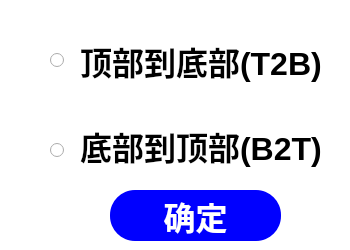
<?xml version="1.0" encoding="UTF-8"?>
<ui version="4.0">
 <class>Form</class>
 <widget class="QWidget" name="Form">
  <property name="geometry">
   <rect>
    <x>0</x>
    <y>0</y>
    <width>350</width>
    <height>250</height>
   </rect>
  </property>
  <property name="sizePolicy">
   <sizepolicy hsizetype="Fixed" vsizetype="Fixed">
    <horstretch>0</horstretch>
    <verstretch>0</verstretch>
   </sizepolicy>
  </property>
  <property name="minimumSize">
   <size>
    <width>350</width>
    <height>250</height>
   </size>
  </property>
  <property name="maximumSize">
   <size>
    <width>350</width>
    <height>250</height>
   </size>
  </property>
  <property name="windowTitle">
   <string>Form</string>
  </property>
  <property name="styleSheet">
   <string notr="true">background:white;</string>
  </property>
  <widget class="QRadioButton" name="radioButton">
   <property name="geometry">
    <rect>
     <x>50</x>
     <y>50</y>
     <width>20</width>
     <height>21</height>
    </rect>
   </property>
   <property name="styleSheet">
    <string notr="true">font-size:24px;</string>
   </property>
   <property name="text">
    <string/>
   </property>
  </widget>
  <widget class="QRadioButton" name="radioButton_2">
   <property name="geometry">
    <rect>
     <x>50</x>
     <y>140</y>
     <width>16</width>
     <height>20</height>
    </rect>
   </property>
   <property name="styleSheet">
    <string notr="true">font-size:24px;</string>
   </property>
   <property name="text">
    <string/>
   </property>
  </widget>
  <widget class="QLabel" name="label">
   <property name="geometry">
    <rect>
     <x>80</x>
     <y>30</y>
     <width>251</width>
     <height>61</height>
    </rect>
   </property>
   <property name="styleSheet">
    <string notr="true">font-size:32px;
font-weight:bold;</string>
   </property>
   <property name="text">
    <string>顶部到底部(T2B)</string>
   </property>
  </widget>
  <widget class="QLabel" name="label_2">
   <property name="geometry">
    <rect>
     <x>80</x>
     <y>120</y>
     <width>251</width>
     <height>51</height>
    </rect>
   </property>
   <property name="styleSheet">
    <string notr="true">font-size:32px;
font-weight:bold;</string>
   </property>
   <property name="text">
    <string>底部到顶部(B2T)</string>
   </property>
  </widget>
  <widget class="QPushButton" name="pushButton">
   <property name="geometry">
    <rect>
     <x>110</x>
     <y>190</y>
     <width>171</width>
     <height>51</height>
    </rect>
   </property>
   <property name="styleSheet">
    <string notr="true">font-size:32px;
color:white;
border:none;
font-weight:bold;
background-color:blue;
border-radius:25px;
</string>
   </property>
   <property name="text">
    <string>确定</string>
   </property>
  </widget>
 </widget>
 <resources/>
 <connections/>
</ui>
